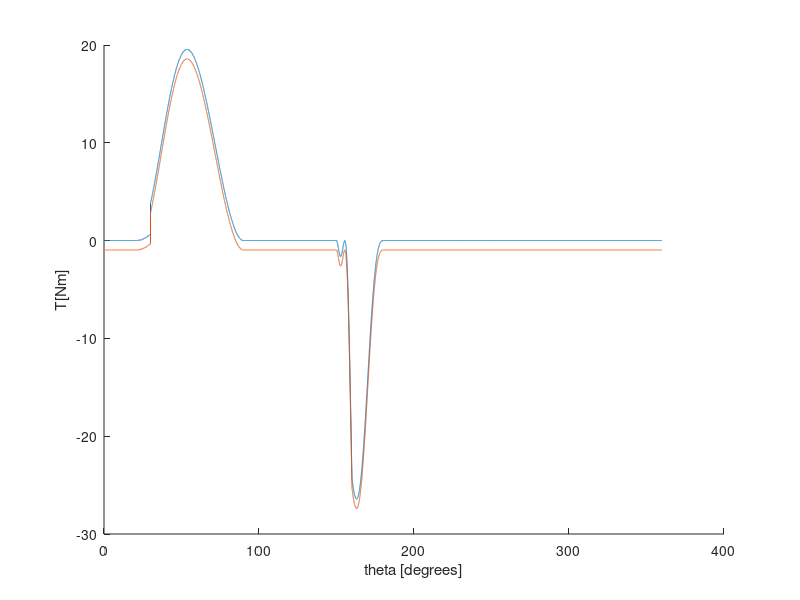

The MATLAB script that drew this image:
% CAMS ASSIGNMENT Subtask 3
% Determine flywheel dimensions
%--------------------------------------------------------%
clear variables
close all 

%determine torque 
cam_pow=load('campower_ecc32');

%load normal force, pressure angle, eccentricity and pitch radius
N=cam_pow.normalforce_tot;
alpha=cam_pow.pressure_angle;
e=cam_pow.exc*0.001;
omega=cam_pow.w;
R0=(cam_pow.xpitch.^2+cam_pow.ypitch.^2).^(1/2)*0.001;


%compute torque:
T1 = (N.*cos(alpha).*e + N.*sin(alpha).*(R0.^2-e.^2).^(1/2)); %instanteneous torque 
T_avg = mean(T1); %torque the engine will produce in regime 
x= cam_pow.thetadegree;


%compute speed variation and work surplus
delta_T = T1-T_avg;

A = zeros(size(x));
for i = 2:36000
    A(i) = (trapz(x(1:i),delta_T(1:i))); 
end

[~,cM] = max(A);
[~,cm] = min(A);
tM = cM/100;
tm = cm/100;

%compute Amax and I 
A_max = trapz(x(min(tm,tM):max(tm,tM)),T1(min(tm,tM):max(tm,tM))-T_avg);
K=0.1;
I = abs((A_max)/((omega^2)*K));

%compute weight of flywheel
R_max = max(R0);
m = I*2/((R_max)^2);

%compute approximation of Amax
A_maxapprox = trapz(x(tm:tM),T1(tm:tM));


%plot torque demand and average power 

hold on
plot(x,T1)
plot(x,delta_T)
xlabel('theta [degrees]');
ylabel('T[Nm]');
hold off


